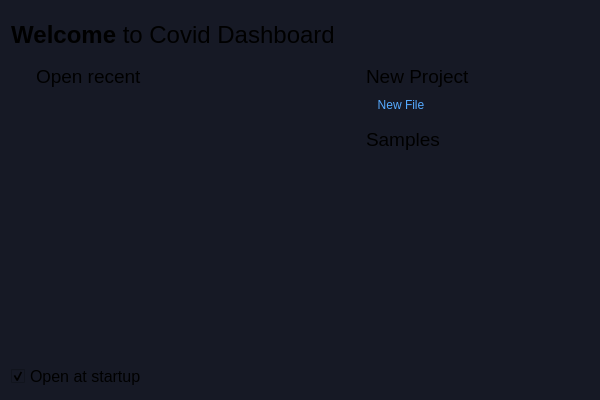
<?xml version="1.0" encoding="UTF-8"?>
<ui version="4.0">
 <class>welcomeDialog</class>
 <widget class="QDialog" name="welcomeDialog">
  <property name="geometry">
   <rect>
    <x>0</x>
    <y>0</y>
    <width>600</width>
    <height>400</height>
   </rect>
  </property>
  <property name="windowTitle">
   <string>Dialog</string>
  </property>
  <property name="styleSheet">
   <string notr="true">background-color: rgb(22, 25, 37);</string>
  </property>
  <layout class="QGridLayout" name="gridLayout">
   <item row="1" column="0" alignment="Qt::AlignTop">
    <widget class="QLabel" name="label_title">
     <property name="font">
      <font>
       <family>Segoe UI</family>
       <pointsize>18</pointsize>
      </font>
     </property>
     <property name="styleSheet">
      <string notr="true">margin-top:10px;
margin-bottom:10px;</string>
     </property>
     <property name="text">
      <string>&lt;html&gt;&lt;head/&gt;&lt;body&gt;&lt;p&gt;&lt;span style=&quot; font-weight:600;&quot;&gt;Welcome&lt;/span&gt; to Covid Dashboard&lt;/p&gt;&lt;/body&gt;&lt;/html&gt;</string>
     </property>
     <property name="alignment">
      <set>Qt::AlignCenter</set>
     </property>
    </widget>
   </item>
   <item row="2" column="0">
    <widget class="QLabel" name="label_openRecent">
     <property name="font">
      <font>
       <family>Segoe UI</family>
       <pointsize>14</pointsize>
      </font>
     </property>
     <property name="styleSheet">
      <string notr="true">margin-left:20px;</string>
     </property>
     <property name="text">
      <string>Open recent</string>
     </property>
     <property name="alignment">
      <set>Qt::AlignLeading|Qt::AlignLeft|Qt::AlignVCenter</set>
     </property>
    </widget>
   </item>
   <item row="5" column="0" rowspan="4">
    <widget class="QListView" name="openRecentList">
     <property name="styleSheet">
      <string notr="true">QListView{background: transparent;  border:none; }</string>
     </property>
    </widget>
   </item>
   <item row="7" column="1">
    <widget class="QLabel" name="label_samples">
     <property name="font">
      <font>
       <family>Segoe UI</family>
       <pointsize>14</pointsize>
      </font>
     </property>
     <property name="styleSheet">
      <string notr="true">margin-left:20px;</string>
     </property>
     <property name="text">
      <string>Samples</string>
     </property>
     <property name="alignment">
      <set>Qt::AlignLeading|Qt::AlignLeft|Qt::AlignVCenter</set>
     </property>
     <property name="margin">
      <number>0</number>
     </property>
    </widget>
   </item>
   <item row="8" column="1">
    <widget class="QListView" name="samplesList">
     <property name="styleSheet">
      <string notr="true">QListView{
	background: transparent;
	 border:none ;
}</string>
     </property>
     <property name="itemAlignment">
      <set>Qt::AlignLeading|Qt::AlignLeft|Qt::AlignTop</set>
     </property>
    </widget>
   </item>
   <item row="2" column="1">
    <widget class="QLabel" name="label_newProject">
     <property name="font">
      <font>
       <family>Segoe UI</family>
       <pointsize>14</pointsize>
      </font>
     </property>
     <property name="styleSheet">
      <string notr="true">margin-left:20px;</string>
     </property>
     <property name="text">
      <string>New Project</string>
     </property>
     <property name="alignment">
      <set>Qt::AlignLeading|Qt::AlignLeft|Qt::AlignVCenter</set>
     </property>
    </widget>
   </item>
   <item row="9" column="0">
    <widget class="QCheckBox" name="startupCheckbox">
     <property name="font">
      <font>
       <family>Segoe UI</family>
       <pointsize>12</pointsize>
      </font>
     </property>
     <property name="toolTip">
      <string>&lt;html&gt;&lt;head/&gt;&lt;body&gt;&lt;p&gt;Open at Startup&lt;/p&gt;&lt;/body&gt;&lt;/html&gt;</string>
     </property>
     <property name="text">
      <string>Open at startup</string>
     </property>
     <property name="checked">
      <bool>true</bool>
     </property>
    </widget>
   </item>
   <item row="5" column="1">
    <layout class="QHBoxLayout" name="newhorizontal">
     <property name="leftMargin">
      <number>20</number>
     </property>
     <item alignment="Qt::AlignLeft">
      <widget class="QPushButton" name="newfilebtn">
       <property name="maximumSize">
        <size>
         <width>101</width>
         <height>16777215</height>
        </size>
       </property>
       <property name="toolTip">
        <string>&lt;html&gt;&lt;head/&gt;&lt;body&gt;&lt;p&gt;Open New File&lt;/p&gt;&lt;/body&gt;&lt;/html&gt;</string>
       </property>
       <property name="styleSheet">
        <string notr="true">color:rgb(85, 170, 255);</string>
       </property>
       <property name="text">
        <string>New File</string>
       </property>
       <property name="autoDefault">
        <bool>false</bool>
       </property>
       <property name="flat">
        <bool>true</bool>
       </property>
      </widget>
     </item>
     <item>
      <spacer name="horizontalSpacer">
       <property name="orientation">
        <enum>Qt::Horizontal</enum>
       </property>
       <property name="sizeHint" stdset="0">
        <size>
         <width>40</width>
         <height>20</height>
        </size>
       </property>
      </spacer>
     </item>
    </layout>
   </item>
  </layout>
 </widget>
 <resources/>
 <connections/>
</ui>
